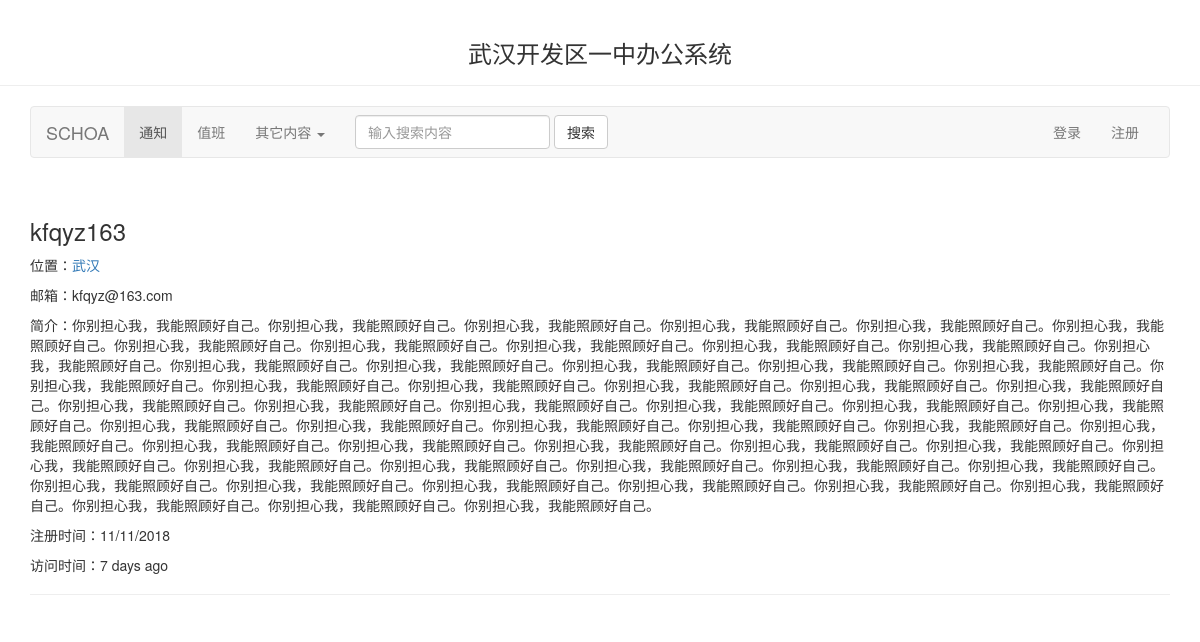
The page /user/kfqyz163 on the database as committed earlier.
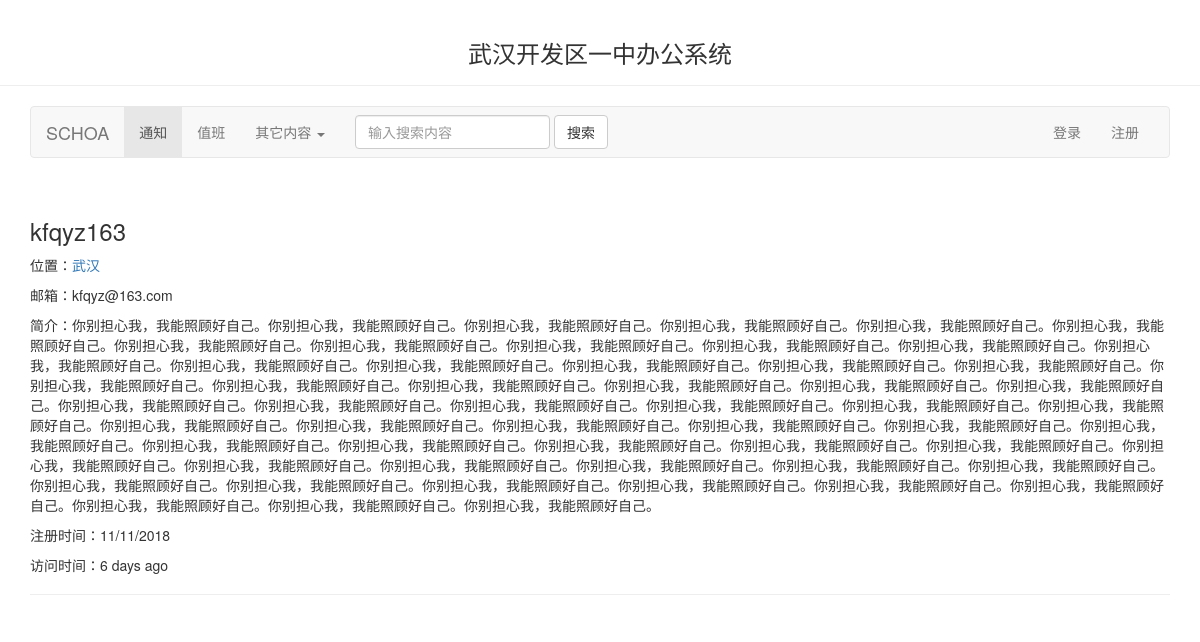
The same page on the database as committed later.
### app/models.py (models this page shows, shortened)
class User(UserMixin, db.Model):
    __tablename__ = 'users'
    id = db.Column(db.Integer, primary_key=True)
    username = db.Column(db.String(64), unique=True, index=True)
    email = db.Column(db.String(64), unique=True, index=True)
    phone_number = db.Column(db.Integer, unique=True, index=True)
    password_hash = db.Column(db.String(128))
    role_id = db.Column(db.Integer, db.ForeignKey('roles.id'))
    confirmed = db.Column(db.Boolean, default=False)
    name = db.Column(db.String(64))
    location = db.Column(db.String(64))
    about_me = db.Column(db.Text())
    member_since = db.Column(db.DateTime(), default=datetime.utcnow)
    last_seen = db.Column(db.DateTime(), default=datetime.utcnow)
    @property
    def password(self):
        raise AttributeError('密码不可读取！')

### app/main/views.py (the view)
@main.route('/user/<username>')
def user(username):
    user = User.query.filter_by(username=username).first_or_404()
    return render_template('user.html', user=user)

### app/auth/views.py (called while the page is built)
@auth.before_app_request
def before_request():
    if current_user.is_authenticated:
        current_user.ping()
        if not current_user.confirmed \
                and request.endpoint \
                and request.blueprint != 'auth' \
                and request.endpoint != 'static':
            return redirect(url_for('auth.unconfirmed'))

### app/main/__init__.py (called while the page is built)
@main.app_context_processor
def inject_permissions():
    return dict(Permission=Permission)

### app/models.py (called while the page is built)
    def is_administrator(self):
        return False

### app/templates/user.html (shortened to what this page needs)
{% extends "base.html" %}
{% block page_content %}
    <div class="page-header">
        <h3>{{ user.username }}</h3>
        {% if user.location %}
            <p>
                位置：<a href="http://maps.baidu.com/?q={{ user.location }}">{{ user.location }}</a>
            </p>
        {% endif %}
        {% if user.email %}<p>邮箱：{{ user.email }}</p>{% endif %}
        {% if user.about_me %}<p>简介：{{ user.about_me }}</p>{% endif %}
        <p>注册时间：{{ moment(user.member_since).format('L') }}</p>
        <p>访问时间：{{ moment(user.last_seen).fromNow() }}</p>
    </div>
{% endblock %}

### app/templates/base.html (shortened to what this page needs)
{% extends 'bootstrap/base.html' %}
{% block navbar %}
    <div class="page-header" align="center"><h3>武汉开发区一中办公系统</h3></div>
    <div class="container">
        <nav class="navbar navbar-default">
            <div class="container-fluid">
                <div class="navbar-header">
                    <a class="navbar-brand" href="#">SCHOA</a>
                </div>
                <div class="collapse navbar-collapse" id="bs-example-navbar-collapse-1">
                    <ul class="nav navbar-nav">
                        <li class="active"><a href="#">通知 <span class="sr-only">(current)</span></a></li>
                        <li><a href="#">值班 </a></li>
                        <li class="dropdown">
                            <a href="#" class="dropdown-toggle" data-toggle="dropdown" role="button"
                               aria-haspopup="true" aria-expanded="false">其它内容 <span class="caret"></span></a>
                        </li>
                    </ul>
                    <form class="navbar-form navbar-left">
                        <div class="form-group">
                            <input type="text" class="form-control" placeholder="输入搜索内容">
                        </div>
                        <button type="submit" class="btn btn-default">搜索</button>
                    </form>
                    <ul class="nav navbar-nav navbar-right">
                        {% if current_user.is_authenticated %}
                            <li><a href="{{ url_for('main.user',username=current_user.username) }}">{{ current_user.username }}</a></li>
                            <li><a href="{{ url_for('auth.logout') }}">退出</a></li>
                        {% else %}
                            <li><a href="{{ url_for('auth.login') }}">登录</a></li>
                            <li><a href="{{ url_for('auth.register') }}">注册</a></li>
                        {% endif %}
                    </ul>
                </div>
            </div>
        </nav>
    </div>
{% endblock %}
{% block content %}
    <div class="container">
        {% block page_content %}{% endblock %}
    </div>
{% endblock %}

Rows that differ between the two databases and show on the page:
changed User "kfqyz163": last_seen "7 days ago" → "6 days ago"
